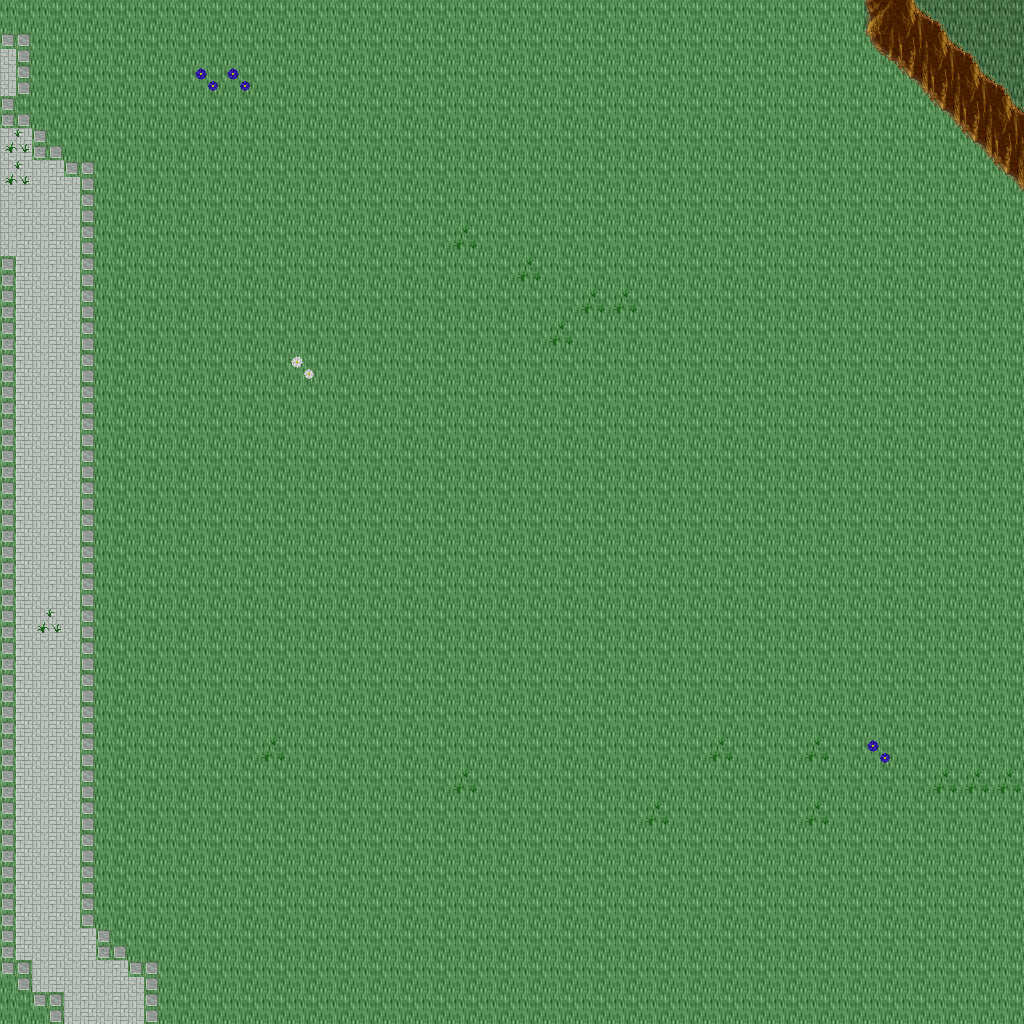

A level layout from a 2D game, rendered from its tile map. Below: a short description, then the map file with tile-grid data replaced by summaries:
An orthogonal 32x32 tile map with 32x32 px tiles, 5 tile layers (Ground, Objects, Objects2, Above, ...), 1 hidden layer not drawn, 31 tilesets.

<map version="1.10" tiledversion="1.11.0" orientation="orthogonal" renderorder="right-down" width="32" height="32" tilewidth="32" tileheight="32" infinite="0" nextlayerid="11" nextobjectid="1">
 <tileset firstgid="1" name="ground_ground" tilewidth="32" tileheight="32" tilecount="33" columns="3">
  <image source="../drawable/ground_ground.png" width="96" height="352" />
 </tileset>
 <tileset firstgid="34" name="ground_ice_ice" tilewidth="32" tileheight="32" tilecount="3" columns="3">
  <image source="../drawable/ground_ice_ice.png" width="96" height="32" />
 </tileset>
 <tileset firstgid="37" name="plant_grasses" tilewidth="32" tileheight="32" tilecount="6" columns="3">
  <image source="../drawable/plant_grasses.png" width="96" height="64" />
 </tileset>
 <tileset firstgid="43" name="plant_flower_daisy_white" tilewidth="32" tileheight="32" tilecount="8" columns="2">
  <image source="../drawable/plant_flower_daisy_white.png" width="64" height="128" />
 </tileset>
 <tileset firstgid="51" name="plant_flower_daisy_blue" tilewidth="32" tileheight="32" tilecount="8" columns="2">
  <image source="../drawable/plant_flower_daisy_blue.png" width="64" height="128" />
 </tileset>
 <tileset firstgid="59" name="ground_ridge_earth_dark" tilewidth="32" tileheight="32" tilecount="96" columns="12">
  <image source="../drawable/ground_ridge_earth_dark.png" width="384" height="256" />
 </tileset>
 <tileset firstgid="155" name="ground_rock_pebbles" tilewidth="32" tileheight="32" tilecount="3" columns="1">
  <image source="../drawable/ground_rock_pebbles.png" width="32" height="96" />
 </tileset>
 <tileset firstgid="158" name="ground_grass_edges" tilewidth="32" tileheight="32" tilecount="36" columns="12">
  <image source="../drawable/ground_grass_edges.png" width="384" height="96" />
 </tileset>
 <tileset firstgid="194" name="plant_bush_bushes" tilewidth="32" tileheight="32" tilecount="10" columns="5">
  <image source="../drawable/plant_bush_bushes.png" width="160" height="64" />
 </tileset>
 <tileset firstgid="204" name="plant_stump_stump_purple" tilewidth="32" tileheight="32" tilecount="4" columns="2">
  <image source="../drawable/plant_stump_stump_purple.png" width="64" height="64" />
 </tileset>
 <tileset firstgid="208" name="building_wall_stone" tilewidth="32" tileheight="32" tilecount="12" columns="3">
  <image source="../drawable/building_wall_stone.png" width="96" height="128" />
 </tileset>
 <tileset firstgid="220" name="ground_ridge_ice_2" tilewidth="32" tileheight="32" tilecount="42" columns="7">
  <image source="../drawable/ground_ridge_ice_2.png" width="224" height="192" />
 </tileset>
 <tileset firstgid="262" name="plant_tree_tree_green" tilewidth="32" tileheight="32" tilecount="88" columns="8">
  <image source="../drawable/plant_tree_tree_green.png" width="256" height="352" />
 </tileset>
 <tileset firstgid="350" name="building_window_window_long" tilewidth="32" tileheight="32" tilecount="3" columns="3">
  <image source="../drawable/building_window_window_long.png" width="96" height="32" />
 </tileset>
 <tileset firstgid="353" name="building_window_window_right" tilewidth="32" tileheight="32" tilecount="2" columns="2">
  <image source="../drawable/building_window_window_right.png" width="64" height="32" />
 </tileset>
 <tileset firstgid="355" name="building_door_door_n" tilewidth="32" tileheight="32" tilecount="6" columns="3">
  <image source="../drawable/building_door_door_n.png" width="96" height="64" />
 </tileset>
 <tileset firstgid="361" name="building_door_closed_with_key" tilewidth="32" tileheight="32" tilecount="1" columns="1">
  <image source="../drawable/building_door_closed_with_key.png" width="32" height="32" />
 </tileset>
 <tileset firstgid="362" name="ground_ladder_horizontal_dark" tilewidth="32" tileheight="32" tilecount="3" columns="1">
  <image source="../drawable/ground_ladder_horizontal_dark.png" width="32" height="96" />
 </tileset>
 <tileset firstgid="365" name="ground_ladder_vertical_dark" tilewidth="32" tileheight="32" tilecount="3" columns="3">
  <image source="../drawable/ground_ladder_vertical_dark.png" width="96" height="32" />
 </tileset>
 <tileset firstgid="368" name="building_roof_yellow" tilewidth="32" tileheight="32" tilecount="20" columns="5">
  <image source="../drawable/building_roof_yellow.png" width="160" height="128" />
 </tileset>
 <tileset firstgid="388" name="logic_creature_gnome" tilewidth="32" tileheight="32" tilecount="6" columns="6">
  <image source="../drawable/logic_creature_gnome.png" width="192" height="32" />
 </tileset>
 <tileset firstgid="394" name="logic_creature_orc" tilewidth="32" tileheight="32" tilecount="6" columns="6">
  <image source="../drawable/logic_creature_orc.png" width="192" height="32" />
 </tileset>
 <tileset firstgid="400" name="logic_portal" tilewidth="32" tileheight="32" tilecount="24" columns="8">
  <image source="../drawable/logic_portal.png" width="256" height="96" />
 </tileset>
 <tileset firstgid="424" name="logic_creature_animal" tilewidth="32" tileheight="32" tilecount="32" columns="8">
  <image source="../drawable/logic_creature_animal.png" width="256" height="128" />
 </tileset>
 <tileset firstgid="456" name="logic_collision" tilewidth="32" tileheight="32" tilecount="1" columns="1">
  <image source="../drawable/logic_collision.png" width="32" height="32" />
 </tileset>
 <tileset firstgid="457" name="item_blood_nsew_stains" tilewidth="32" tileheight="32" tilecount="4" columns="2">
  <image source="../drawable/item_blood_nsew_stains.png" width="64" height="64" />
 </tileset>
 <tileset firstgid="461" name="item_blood_floor_stain" tilewidth="32" tileheight="32" tilecount="1" columns="1">
  <image source="../drawable/item_blood_floor_stain.png" width="32" height="32" />
 </tileset>
 <tileset firstgid="462" name="ground_blue_paving" tilewidth="32" tileheight="32" tilecount="2" columns="1">
  <image source="../drawable/ground_blue_paving.png" width="32" height="64" />
 </tileset>
 <tileset firstgid="464" name="ground_green_paving" tilewidth="32" tileheight="32" tilecount="18" columns="3">
  <image source="../drawable/ground_green_paving.png" width="96" height="192" />
 </tileset>
 <tileset firstgid="482" name="logic_protection" tilewidth="32" tileheight="32" tilecount="2" columns="2">
  <image source="../drawable/logic_protection.png" width="64" height="32" />
 </tileset>
 <tileset firstgid="484" name="logic_creature_fowl" tilewidth="32" tileheight="32" tilecount="6" columns="6">
  <image source="../drawable/logic_creature_fowl.png" width="192" height="32" />
 </tileset>
 <layer id="1" name="Ground" width="32" height="32">
  <data>[1024 cells, 1024 non-empty, 3 distinct tile ids]</data>
 </layer>
 <layer id="2" name="Objects" width="32" height="32">
  <data>[1024 cells, 93 non-empty, 14 distinct tile ids]</data>
 </layer>
 <layer id="3" name="Objects2" width="32" height="32">
  <data>[1024 cells, 0 non-empty, 0 distinct tile ids]</data>
 </layer>
 <layer id="4" name="Above" width="32" height="32">
  <data>[1024 cells, 0 non-empty, 0 distinct tile ids]</data>
 </layer>
 <layer id="5" name="Above2" width="32" height="32">
  <data>[1024 cells, 0 non-empty, 0 distinct tile ids]</data>
 </layer>
 <layer id="6" name="Walkable" width="32" height="32" visible="0">
  <data>[1024 cells, 14 non-empty, 1 distinct tile ids]</data>
 </layer>
 <objectgroup id="7" name="Mapevents" />
 <objectgroup id="8" name="Spawn" />
 <objectgroup id="9" name="Keys" />
 <objectgroup id="10" name="Replace" />
</map>
